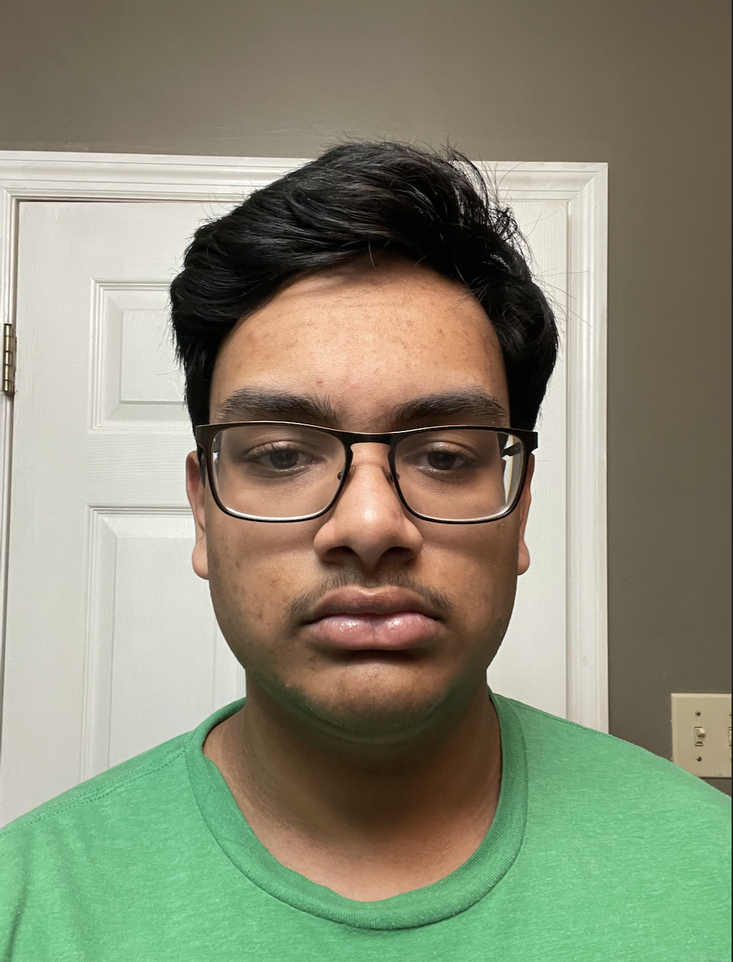
#> input picture img.png, 733 x 962 px, shrunk from 1008 x 1322 before the run
$ python picture.py
#> lines starting #> are read from the running program, lines starting #| are printed output that depends on the picture; after the words box and inside, x2 and y2 are one past the last pixel; in counts of white or black regions, pixels touching at a corner belong together
# Detects faces in a specific picture
import cv2

face = cv2.CascadeClassifier('haarcascade_frontalface_default.xml')

img = cv2.imread('img.png') # Brings the image into the code
#> img is the input picture: shape (962, 733, 3); mean B, G, R 116.4, 138.8, 137.5

grey = cv2.cvtColor(img, cv2.COLOR_BGR2GRAY) #turns the image into a grey scale image
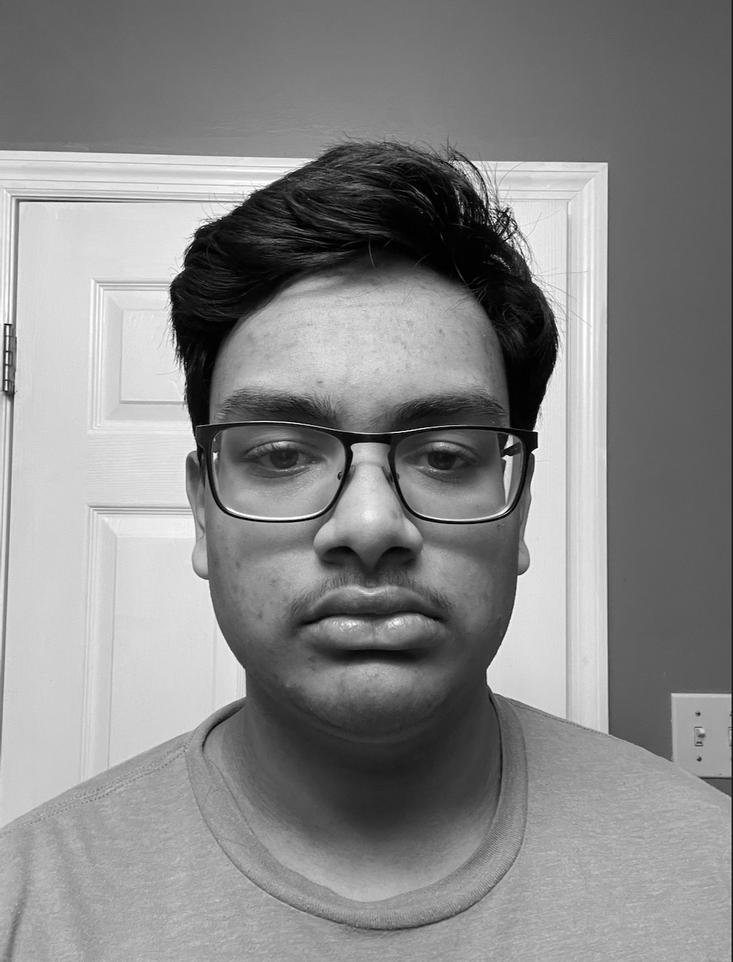
#> grey: shape (962, 733); min 0, max 255, mean 135.9

faces = face.detectMultiScale(grey, 1.1, 1) #Last number is the number of people in the picture
#> faces = [[152, 279, 432, 432]]

for (x,y,w,h) in faces:
    cv2.rectangle(img, (x,y), (x+w, y+h), (255,0,0), 2) #(image object, starting point, ending point, color(BGR), size of line)
#> this loop made 1 pass
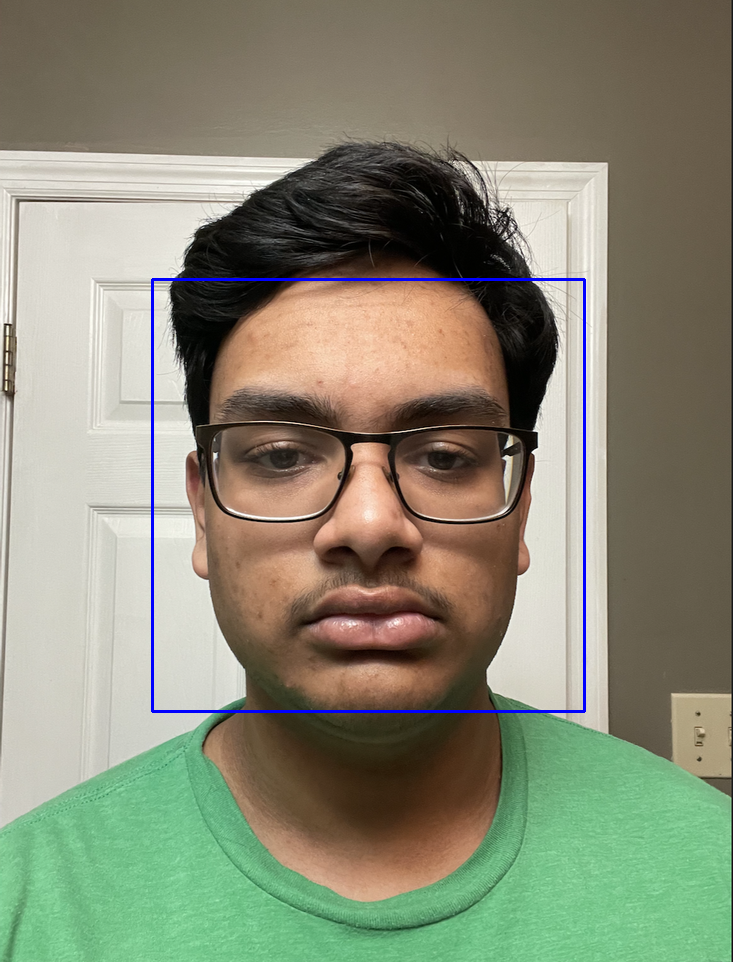
#> img: shape (962, 733, 3); 0.73% of pixels changed, all inside (x1, y1, x2, y2) = (151, 278, 586, 713)

cv2.imshow('img', img)
cv2.waitKey()
